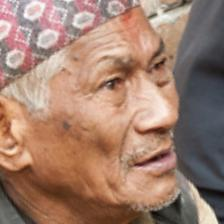
#> input picture 1284.jpg, 224 x 224 px, found by its file name
$ jupyter execute OpenCV.ipynb
#> lines starting #> are read from the running program, lines starting #| are printed output that depends on the picture
<a href="https://colab.research.google.com/github/Sourove-331/Apurba/blob/main/OpenCV.ipynb" target="_parent"></a>

[cell 1]
import cv2

[cell 2]
path_location = "/content/drive/MyDrive/Apurba/Mini_Dataset/Mini_Dataset/East_Asian/1284.jpg"

[cell 3]
image = cv2.imread (path_location,1)
#> image is the input picture: shape (224, 224, 3); mean B, G, R 110.6, 127.1, 160.4

[cell 4]
image.shape
#> Out = (224, 224, 3)

[cell 5]
from google.colab.patches import cv2_imshow
cv2_imshow(image)

cv2.waitKey(0)

cv2.destroyAllWindows()

[cell 6]
resized_image = cv2.resize(image, (200,200))

cv2_imshow(resized_image)

cv2.waitKey(0)
cv2.destroyAllWindows()

[cell 7]
gray_image = cv2.cvtColor(image, cv2.COLOR_BGR2GRAY)
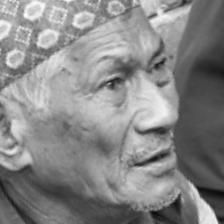
#> gray_image: shape (224, 224); min 11, max 253, mean 135.2

cv2_imshow(gray_image)

cv2.waitKey(0)

cv2.destroyAllWindows()


$ run again, with 103.jpg copied over 1284.jpg
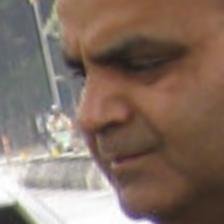
#> input picture 103.jpg, 224 x 224 px, found by its file name
#> image is the input picture: shape (224, 224, 3); mean B, G, R 101.2, 113, 132.9
#> `gray_image = cv2.cvtColor(image, cv2.COLOR_BGR2GRAY)`:
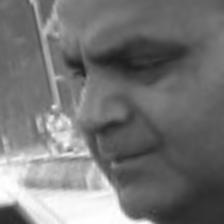
#> gray_image: shape (224, 224); min 30, max 255, mean 117.6
